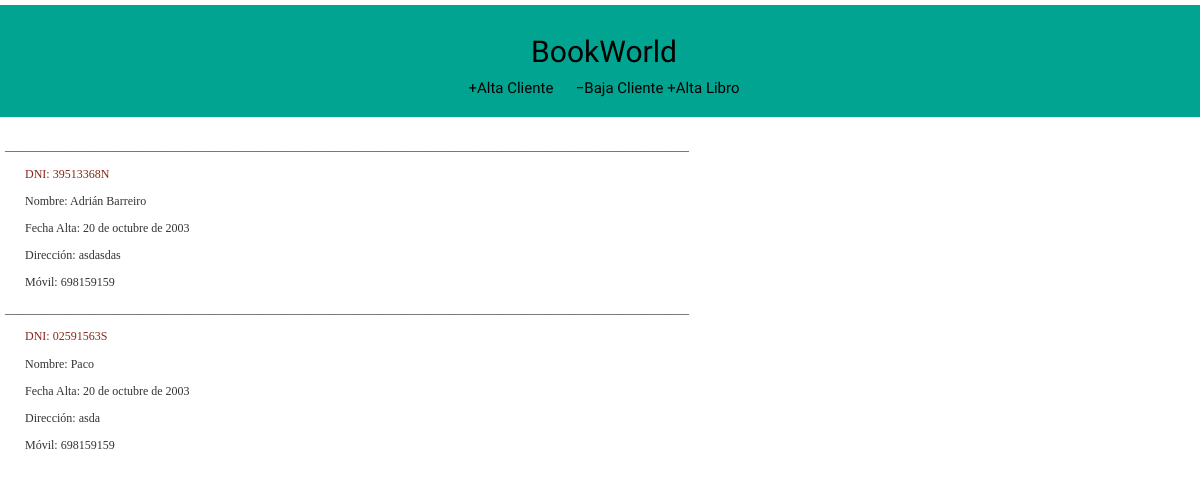
The page / on the database its author committed.
### webAdrianBMbiblioteca/models/Cliente.py (models this page shows)
class Cliente(models.Model):
    dni = models.CharField(max_length=10, primary_key=True)
    nombre = models.CharField(max_length=150, blank=False, null=False)
    fechaAlta = models.DateField('Fecha Alta', blank=False, null=False)
    direccion = models.CharField(max_length=150, blank=False, null=True)
    mobile = models.CharField(max_length=150, blank=False, null=True)
    'faltas = models.IntegerField()'

### webAdrianBMbiblioteca/views.py (the view)
# urls.py: path('',views.listaCliente,name='listaCliente'),
def listaCliente(request):
    clientes = Cliente.objects.filter(fechaAlta__lte=timezone.now()).order_by('fechaAlta')
    return render(request, 'clientes_list.html', {'clientes': clientes})

### templates/clientes_list.html
{% extends 'base.html' %}
{% block content %}
{% for cliente in clientes %}
<p>__________________________________________________________________________________________________________________</p>
<div class="content">
    <p> <div class="dni">   DNI: {{ cliente.dni }} </div>  </p>
    <p> Nombre: {{ cliente.nombre }}</p>
    <p> Fecha Alta: {{ cliente.fechaAlta }}</p>
    <p> Dirección: {{ cliente.direccion }}</p>
    <p> Móvil: {{ cliente.mobile }}</p>
</div>
{% endfor %}
{% endblock %}

### webAdrianBMbiblioteca/static/css/misitio.css (style rules this page uses)
.content { paddin-top: 20px; padding-left:20px; font-size:12px; font-family: 'Calibre'; }
.dni { color:#882818; }

### rows shown on the page
Cliente: dni "39513368N", nombre "Adrián Barreiro", fechaAlta "20 de octubre de 2003", direccion "asdasdas", mobile "698159159"
Cliente: dni "02591563S", nombre "Paco", fechaAlta "20 de octubre de 2003", direccion "asda", mobile "698159159"
